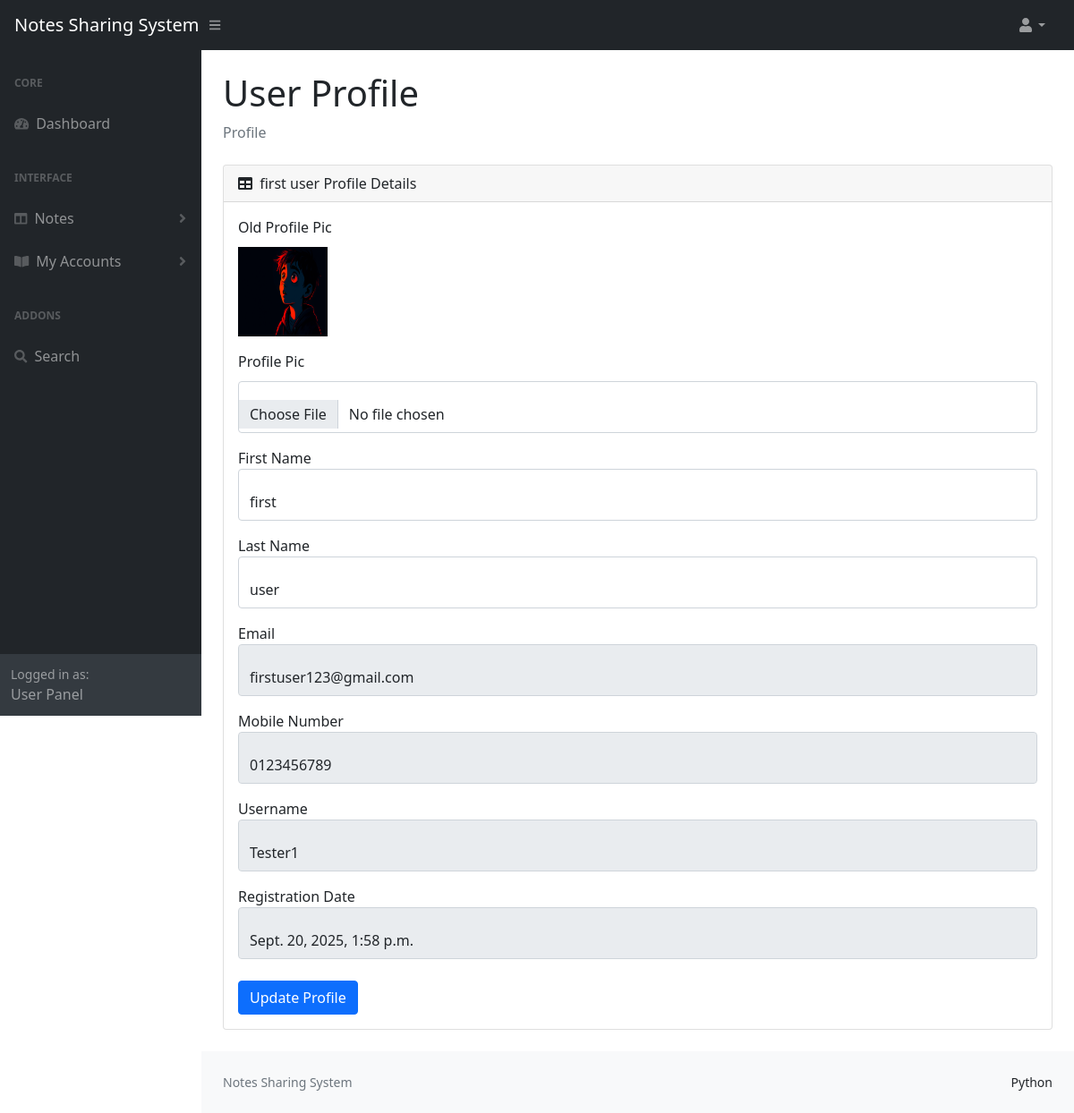
The app's page /Profile (signed in) with its own data.
### nssapp/models.py (models this page shows, shortened)
class CustomUser(AbstractUser):
    USER ={
        (1,'admin'),
        (2,'nsuser'),
    }
    user_type = models.CharField(choices=USER,max_length=50,default=1)
    profile_pic = models.ImageField(upload_to='media/profile_pic')

class UserReg(models.Model):
    admin = models.OneToOneField(CustomUser, on_delete=models.CASCADE, null=True, blank=True)
    mobilenumber = models.CharField(max_length=11)
    regdate_at = models.DateTimeField(auto_now_add=True)
    updated_at = models.DateTimeField(auto_now=True)

### notessharing/views.py (the view)
# urls.py: path('Profile', views.PROFILE, name='profile'),
@login_required(login_url='/')
def PROFILE(request):
    if request.method == "POST":
        try:
            customuser = CustomUser.objects.get(id=request.user.id)
            userreg = UserReg.objects.get(admin_id=request.user.id)
            customuser.first_name = request.POST.get('first_name', customuser.first_name)
            customuser.last_name = request.POST.get('last_name', customuser.last_name)
            if 'profile_pic' in request.FILES:
                customuser.profile_pic = request.FILES['profile_pic']
            customuser.save()
            messages.success(request, "Your profile has been updated successfully")
            return redirect('profile')
        except ObjectDoesNotExist:
            messages.error(request, "User profile not found")
        except Exception as e:
            messages.error(request, f"An error occurred: {str(e)}")
    else:
        try:
            user = CustomUser.objects.get(id=request.user.id)
            nsuser = UserReg.objects.get(admin_id=request.user.id)
        except CustomUser.DoesNotExist:
            user = None
        except UserReg.DoesNotExist:
            nsuser = None
        context = {
            "user": user,
            "nsuser": nsuser,
        }
        return render(request, 'profile.html', context)

### templates/profile.html (shortened to what this page needs)
{% extends 'base.html' %}
{% load static %}
{% block content %}
<main>
    <div class="container-fluid px-4">
        <h1 class="mt-4">User Profile</h1>
        <ol class="breadcrumb mb-4">
            <li class="breadcrumb-item active">Profile</li>
        </ol>
        <div class="card mb-4">
            <div class="card-header">
                <i class="fas fa-table me-1"></i>
              {{user.first_name}} {{user.last_name}} Profile Details
            </div>
            <div class="card-body">
                       <form method="POST" action="" enctype="multipart/form-data">
                        <label style="padding-bottom: 10px;">Old Profile Pic</label>
                        <div class="form-floating mb-3">
                           <img src="{{ user.profile_pic.url }}" width="100" height="100">
                        </div>
                        <label style="padding-bottom: 10px;">Profile Pic</label>
                        <div class="form-floating mb-3">
                            <input type="file" class="form-control" name="profile_pic">
                        </div>
                        <label for="first_name">First Name</label>
                        <div class="form-floating mb-3">
                            <input type="text" class="form-control" name="first_name" value="{{ user.first_name }}">
                        </div>
                        <label for="last_name">Last Name</label>
                        <div class="form-floating mb-3">
                            <input type="text" class="form-control" name="last_name" value="{{ user.last_name }}">
                        </div>
                        <label for="email">Email</label>
                        <div class="form-floating mb-3">
                            <input type="email" class="form-control" readonly name="email" value="{{ user.email }}">
                        </div>
                        <label for="mobno">Mobile Number</label>
                        <div class="form-floating mb-3">
                            <input type="text" class="form-control" name="mobno" readonly maxlength="10" pattern="[0-9]+" value="{{ nsuser.mobilenumber }}">
                        </div>
                        <label for="username">Username</label>
                        <div class="form-floating mb-3">
                            <input type="text" class="form-control" readonly name="username" value="{{ user.username }}">
                        </div>
                        <label for="regdate">Registration Date</label>
                        <div class="form-floating mb-3">
                            <input type="text" class="form-control" readonly name="regdate" value="{{ user.date_joined }}">
                        </div>
                        <div class="d-flex align-items-center justify-content-between mt-4 mb-0">
                            <button type="submit" class="btn btn-primary">Update Profile</button>
                        </div>
                    </form>
            </div>
        </div>
    </div>
</main>{% endblock %}

### records on screen
CustomUser: first_name "first", last_name "user", profile_pic (picture), email "firstuser123@gmail.com", username "Tester1", regdate "Sept. 20, 2025, 1:58 p.m."
UserReg: mobno "0123456789"
